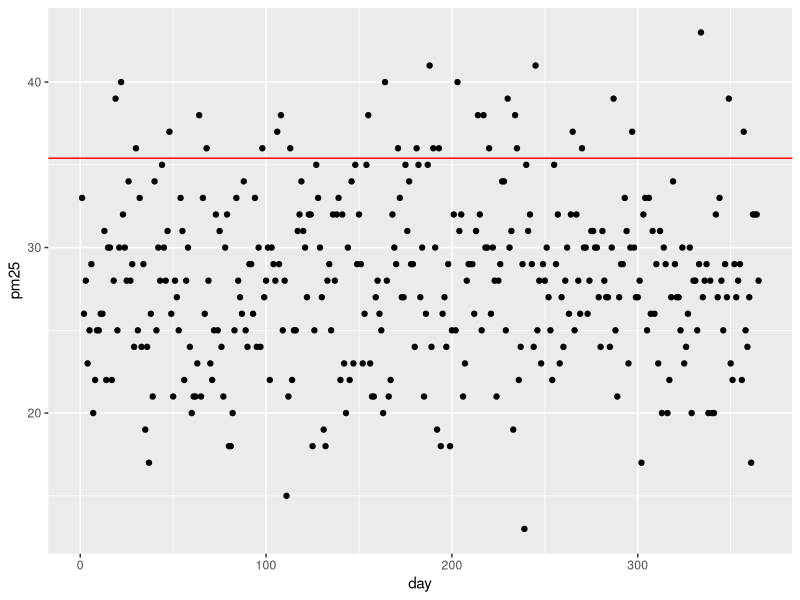

Source code (R):
## ---- chunk 1
library(tidyverse)
library(here)
## ---- chunk 2
#generate data for day and PM 2.5 levels
day <- seq(1,365,1)
pm25 <- rpois(365, 28)
air_start <- data.frame(day, pm25)
## ---- chunk 3
#check data to make sure it's realistic

mean(air_start$pm25)

ggplot(air_start, aes(x=day, y=pm25)) +
  geom_point() +
  geom_hline(yintercept = 35.4, color = "red")
## ---- chunk 4
# generate data for season as a factor, and risk
air_data <- air_start |>
  mutate(season = case_when(
  day >= 271 ~ "fall",
  day >= 181 ~ "summer",
  day >= 91 ~ "spring",
  TRUE        ~ "winter")) |>
  mutate(risk = NA)
## ---- chunk 5
# add in risk classification
for (i in 1:365) {
  air_data$risk[i] = case_when(
   air_data$pm25[i] < 12 ~ "good",
   air_data$pm25[i] > 35.4 ~ "unhealthy",
   air_data$pm25[i] <= 35.4 ~ "moderate",
    TRUE ~ "NA"
  )
}
## ---- chunk 6
# create empty column for "streak" of unhealthy days with zeros
air_data <- air_data |> mutate(streak = 0)

#  track the longest consecutive streak of "unhealthy" days
for (i in 2:365) {
  if (air_data$risk[i-1] == "unhealthy") {
    air_data$streak[i] = air_data$streak[i-1] + 1}
  else(air_data$streak[i] = 0)
}

max_unhealthy_streak <- max(air_data$streak)
max_unhealthy_streak
## ---- chunk 7
# Write a for loop that computes number of days in each season that fall into unhealthy risk category

num_winter_unhealthy = 0
num_spring_unhealthy = 0
num_fall_unhealthy = 0
num_summer_unhealthy = 0

for (i in 1:365) {
  if (i < 91) {
    num_winter_unhealthy = num_winter_unhealthy + ifelse(air_data$risk[i] == "unhealthy", 1, 0)}
  if (i < 181) {
    num_spring_unhealthy = num_spring_unhealthy + ifelse(air_data$risk[i] == "unhealthy", 1, 0)} 
  if (i >=271) {
    num_fall_unhealthy = num_fall_unhealthy + ifelse(air_data$risk[i] == "unhealthy", 1, 0)}
  if (i >= 181) {
    num_summer_unhealthy = num_summer_unhealthy + ifelse(air_data$risk[i] == "unhealthy", 1, 0)}
  }
## ---- chunk 8
